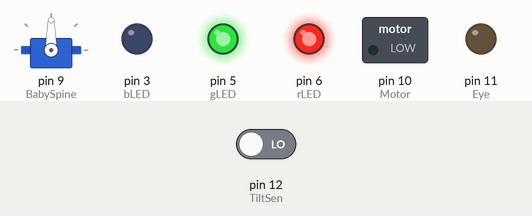
Bench run of a sketch on a simulated Arduino Uno, built with avr-gcc and run on an emulated ATmega328P. Parts: servo, switched loads named in the sketch (green lamp = pin HIGH), output pins drawn as LEDs (lit = HIGH). The test bench sets the inputs (shaded band); at power-on: pin 12 (TiltSen) LOW. Random numbers use the default seed unless the sketch sets one.

Above: at 1.2 s.
1.3 s: pin 12 (TiltSen) driven HIGH
At 13.2 s:
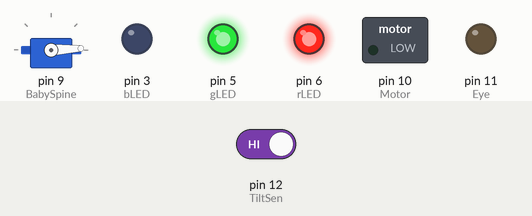
At 27.7 s:
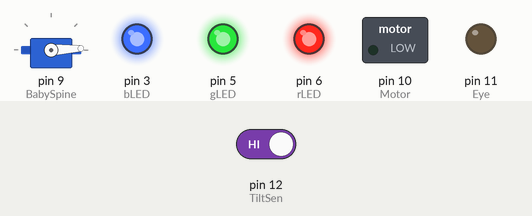
Timing chart, 0 to 32.8 s (numbered marks = the images above; inputs shaded):
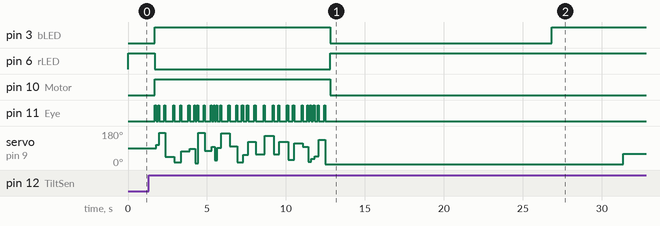

The sketch:

CyborgBabyHead.ino
```cpp
/*
 Cyborg Baby Head controller
 Reacts to HIGH/LOW changes in a simple tilt sensor to trigger vibration motors, servos,
 LEDs, and a winking baby eye. While "idle", there will be random movements from the
 different components.

 Built on an Arduino Uno

 by Zachary Rice
 https://github.com/ZarrinX
 */


/***************************************************************
START GLOBALS
***************************************************************/

#include <Servo.h>

// Global Variables
int pos = 0;    // variable to store the servo position
int TiltState = 0;         // Stores the HIGH/LOW value of the tilt sensor
int randVal = 0;
long Interval = 5000;           // interval at which to run the HorrorShow (milliseconds)


// Define the RGB LEDs (Uses PWM for full spectrum control)
int rLED = 6;
int gLED = 5;
int bLED = 3;

// Random values for idle events (values chosen at random because why not?)
int randWink = 800;
int randRGB = 333;
int randSpine = 19;
int randLightsOut = 489;

int TiltSen = 12; // Tilt Sensor. Basically an momentary switch
int Motor = 10; // Vibrations
int Eye = 11; // Wink ;). Literally. This is probably the creepiest part.

Servo BabySpine;  // Create servo object to control a servo

/***************************************************************
END GLOBALS
***************************************************************/


/***************************************************************
START SETUP
***************************************************************/

void setup()
{
  randomSeed(analogRead(0)); // Used to trigger randomized events in "Idle" mode (I put a wire on this pin to act as an inductor to generate more truely random values)

  // \/ Best Servo name
  BabySpine.attach(9);  // attaches the servo on pin 9 to the servo object. Know your servo cable colors http://www.fatlion.com/sailplanes/servos.html

  // Define Output pins
  pinMode(rLED, OUTPUT);
  pinMode(gLED, OUTPUT);
  pinMode(bLED, OUTPUT);
  pinMode(Motor, OUTPUT);
  pinMode(Eye, OUTPUT);

  //Define Inputs
  pinMode(TiltSen, INPUT);

  //Set startup values
  TiltState = digitalRead(TiltSen); // Sets the current sensor value

  // Sets the RGB value to Blue. The RGB LED used is a common Anode type. LOW values allow the curreent to flow. This is called current sinking.
  // Common Cathode would be more intuitive but RadioShack :/
  digitalWrite(rLED, HIGH);
  digitalWrite(gLED, HIGH);
  digitalWrite(bLED, LOW);
  digitalWrite(Eye, LOW);

}

/***************************************************************
END SETUP
***************************************************************/


/***************************************************************
START MAIN LOOP
***************************************************************/

void loop()
{
  randVal = random(0, 4096); // Sets the random seed for this loop

  if(digitalRead(TiltSen) != TiltState) // When the tilt sensor is triggered, do this
  {
    delay(400);
    if(digitalRead(TiltSen) != TiltState)
    {
      HorrorShow();
    }
  }

  // "Idle" behaviors

  // Make the Right Eye wink
  if (randVal == randWink)
  {
    digitalWrite(Eye, HIGH);
    delay(200);
    digitalWrite(Eye, LOW);
  }

  // The Eye will rapidly change color for a moment
  if (randVal == randRGB)
  {
    int EyeMode = random(0, 4);

    if (EyeMode == 0)
    {
      RGB();
    }

    // Dim Blue
    if (EyeMode == 1)
    {
      digitalWrite(gLED, LOW);
      digitalWrite(bLED, LOW);
    }

    // Green
    if (EyeMode == 2)
    {
      digitalWrite(rLED, HIGH);
      digitalWrite(gLED, LOW);
      digitalWrite(bLED, HIGH);

    }

    // Purple
    if (EyeMode == 3)
    {
      digitalWrite(rLED, LOW);
      digitalWrite(gLED, HIGH);
      digitalWrite(bLED, LOW);
    }

    // A Color?
    if (EyeMode == 4)
    {
      digitalWrite(rLED, LOW);
      digitalWrite(gLED, LOW);
      digitalWrite(bLED, LOW);
    }
  }

  // Make the severed spine "twitch"
  if (randVal == randSpine)
  {
    BabySpine.write (random(30, 140));
  }

  // Turn off the Left eye
  if (randVal == randLightsOut)
  {
    digitalWrite(rLED, HIGH);
    digitalWrite(gLED, HIGH);
    digitalWrite(bLED, HIGH);
  }

  delay(10); //The loop is happening too fast, the random fuction is meh so it needs to  be slower
}

/***************************************************************
END MAIN LOOP
***************************************************************/


//  Kinetic events triggered by the disruption of the tilt sensor
void HorrorShow()
{

  // Eye turns Red
  digitalWrite(rLED, LOW);
  digitalWrite(gLED, HIGH);
  digitalWrite(bLED, HIGH);

  digitalWrite(Motor, HIGH); // Turn on the vibration motor

  int count = 0;
  //int value = random(20, 160);
  while(count <= 28)
  {
    int val = random(0, 180);
    digitalWrite(Eye, HIGH);
    delay(70);
    digitalWrite(Eye, LOW);
    BabySpine.write(val);
    delay(random(100, 550));
    count = count +1;
  }

  digitalWrite(Motor, LOW); // Turn off the vibration motor

  //  Reset RGB values
  digitalWrite(rLED, HIGH);
  digitalWrite(gLED, HIGH);
  digitalWrite(bLED, LOW);

  delay(500);
  TiltState = digitalRead(TiltSen); // Last event. Store the current Tilt sensor value (Lets the main loop know the baby head isn't moving anymore)


}

//Change the eye color for a moment
void RGB()
{
    digitalWrite(gLED, LOW);
    digitalWrite(bLED, HIGH);
    delay(random(40, 350));
    digitalWrite(rLED, LOW);
    digitalWrite(gLED, LOW);
    digitalWrite(bLED, HIGH);
    delay(random(40, 100));
    digitalWrite(rLED, HIGH);
    digitalWrite(gLED, HIGH);
    digitalWrite(bLED, LOW);
    delay(random(40, 350));
}
```

Measured:
- after the input at 1.3 s, pin 10 (Motor): LOW → HIGH after 0.40 s, → LOW 11.1 s later
